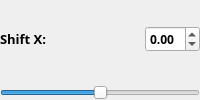
          <widget class="QWidget" name="shiftX_container" native="true">
           <layout class="QVBoxLayout" name="shiftX_verticalLayout">
            <property name="leftMargin">
             <number>0</number>
            </property>
            <property name="topMargin">
             <number>0</number>
            </property>
            <property name="rightMargin">
             <number>0</number>
            </property>
            <property name="bottomMargin">
             <number>0</number>
            </property>
            <item>
             <widget class="QWidget" name="shiftX_topContainer" native="true">
              <layout class="QHBoxLayout" name="shiftX_top_horizontalLayout">
               <property name="leftMargin">
                <number>0</number>
               </property>
               <property name="topMargin">
                <number>0</number>
               </property>
               <property name="rightMargin">
                <number>0</number>
               </property>
               <property name="bottomMargin">
                <number>0</number>
               </property>
               <item>
                <widget class="QLabel" name="shiftX_label">
                 <property name="sizePolicy">
                  <sizepolicy hsizetype="Expanding" vsizetype="Fixed">
                   <horstretch>0</horstretch>
                   <verstretch>0</verstretch>
                  </sizepolicy>
                 </property>
                 <property name="font">
                  <font>
                   <family>Segoe UI Semibold</family>
                   <pointsize>10</pointsize>
                   <weight>75</weight>
                   <bold>true</bold>
                  </font>
                 </property>
                 <property name="styleSheet">
                  <string notr="true"/>
                 </property>
                 <property name="text">
                  <string>Shift X:</string>
                 </property>
                 <property name="alignment">
                  <set>Qt::AlignLeading|Qt::AlignLeft|Qt::AlignTop</set>
                 </property>
                 <property name="margin">
                  <number>0</number>
                 </property>
                </widget>
               </item>
               <item>
                <widget class="QDoubleSpinBox" name="shiftX_spinBox">
                 <property name="font">
                  <font>
                   <family>Segoe UI Semibold</family>
                   <pointsize>9</pointsize>
                   <weight>75</weight>
                   <bold>true</bold>
                  </font>
                 </property>
                 <property name="styleSheet">
                  <string notr="true"/>
                 </property>
                 <property name="frame">
                  <bool>true</bool>
                 </property>
                 <property name="minimum">
                  <double>-2.000000000000000</double>
                 </property>
                 <property name="maximum">
                  <double>2.000000000000000</double>
                 </property>
                 <property name="singleStep">
                  <double>0.010000000000000</double>
                 </property>
                </widget>
               </item>
              </layout>
             </widget>
            </item>
            <item>
             <widget class="QSlider" name="shiftX_slider">
              <property name="minimum">
               <number>-200</number>
              </property>
              <property name="maximum">
               <number>200</number>
              </property>
              <property name="orientation">
               <enum>Qt::Horizontal</enum>
              </property>
             </widget>
            </item>
           </layout>
          </widget>
